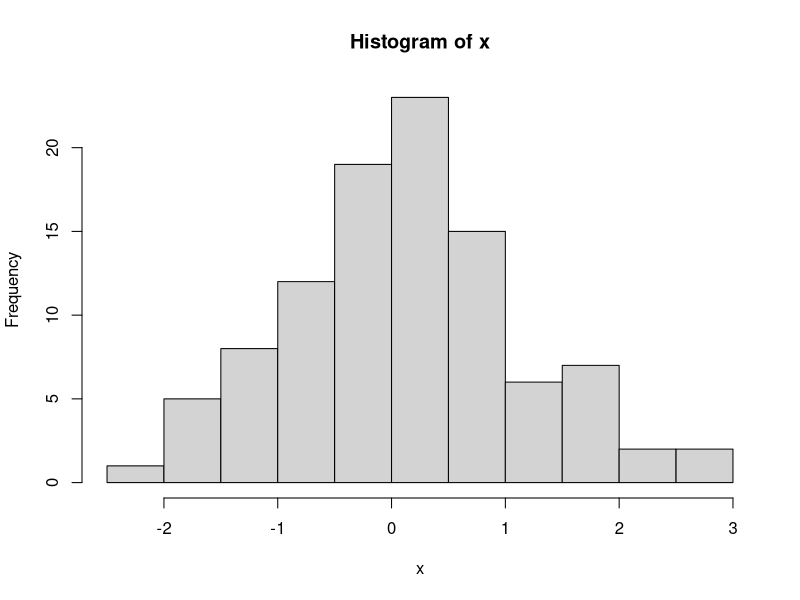

Write the R code that produced this figure.
x=rnorm(100, 0, 1)
View(x)
hist(x)

#Diketahui tinggi mahasiswa berdistribusi normal dengan rata-rata 165 cm dan standar deviasi 6 cm. (Gunakan distribusi Normal menggunakan R). Jika dipilih secara acak seorang mahasiswa, berapa peluang tingginya kurang dari 160cm.
pnorm(160, 165, 6)

#peluang mahasiswa tinggi lebih dari 180
1-pnorm(180, 165, 6)

#Jika dipilih 5 orang mahasiswa, berapa peluang terdapat 2 mahasiswa yang tingginya antara 160 dan 180 cm
pnorm(180, 165,6) - pnorm(160, 165,6)
dbinom(2, 5, 0.791462)

#Diasumsikan nilai tes masuk sebuah perguruan tinggi berdistribusi Normal dengan rerata 72 dan simpangan baku 15.2. Berapakah persentase peserta tes masuk yang memiliki nilai 84 atau lebih
pnorm(84, mean=72, sd=15.2, lower.tail=FALSE)
1-pnorm(84, 72, 15.2)
